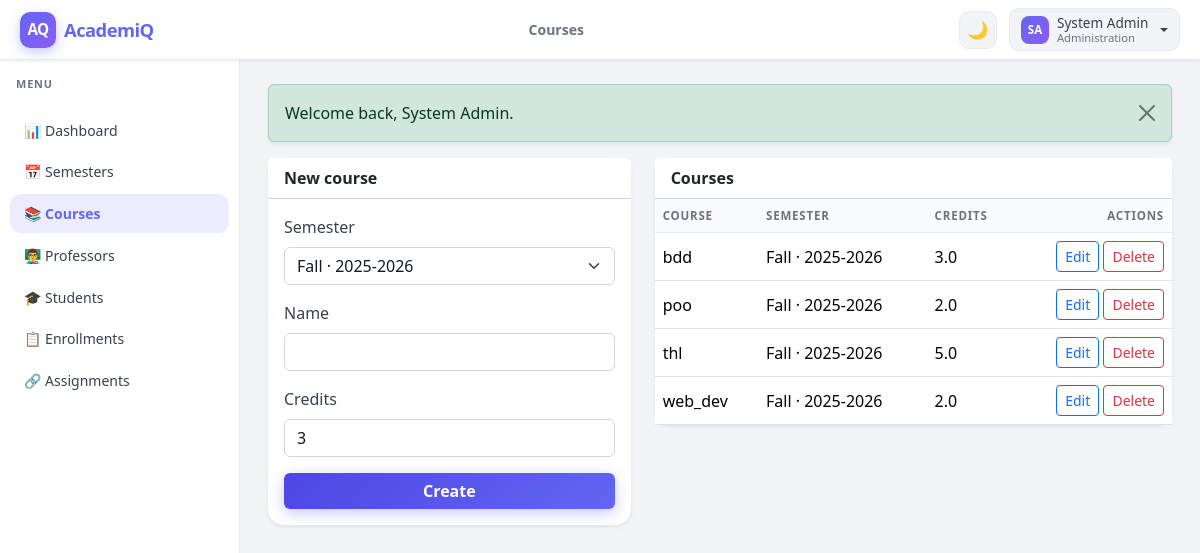
/index.php?page=admin_courses (signed in), run on the app's committed database.
### tables this page shows
CREATE TABLE `courses` (
  `id` int unsigned NOT NULL AUTO_INCREMENT,
  `semester_id` int unsigned NOT NULL,
  `name` varchar(200) NOT NULL,
  `credits` decimal(4,1) unsigned NOT NULL DEFAULT '3.0',
  PRIMARY KEY (`id`),
  KEY `idx_courses_semester` (`semester_id`),
  CONSTRAINT `fk_courses_semester` FOREIGN KEY (`semester_id`) REFERENCES `semesters` (`id`) ON DELETE RESTRICT ON UPDATE CASCADE
);

CREATE TABLE `semesters` (
  `id` int unsigned NOT NULL AUTO_INCREMENT,
  `label` varchar(120) NOT NULL,
  `academic_year` varchar(20) NOT NULL,
  `is_active` tinyint(1) NOT NULL DEFAULT '0',
  PRIMARY KEY (`id`),
  UNIQUE KEY `uq_semesters_label_year` (`label`,`academic_year`)
);

### controllers/AdminController.php (called while the page is built, shortened)
<?php
final class AdminController
{
    public function courses(): void
    {
        $editId = isset($_GET['edit']) ? (int) $_GET['edit'] : null;
        $edit = $editId ? Course::find($editId) : null;
        $stmt = Database::pdo()->query(
            'SELECT c.*, s.label AS semester_label, s.academic_year
             FROM courses c
             INNER JOIN semesters s ON s.id = c.semester_id
             ORDER BY s.academic_year DESC, s.label, c.name'
        );
        $courses = $stmt->fetchAll();
        $this->render('admin/courses', [
            'title' => 'Courses',
            'courses' => $courses,
            'semesters' => Semester::all(),
            'edit' => $edit,
        ]);
    }
    private function render(string $view, array $data): void
    {
        require __DIR__ . '/../views/layouts/admin.php';
    }
}

### index.php (called while the page is built, shortened)
<?php
$page = isset($_GET['page']) ? preg_replace('/[^a-z0-9_]/', '', (string) $_GET['page']) : 'home';
$routes = [
    'login' => [AuthController::class, 'login'],
    'logout' => [AuthController::class, 'logout'],
    'admin_dashboard' => [AdminController::class, 'dashboard'],
    'admin_semesters' => [AdminController::class, 'semesters'],
    'admin_courses' => [AdminController::class, 'courses'],
    'admin_professors' => [AdminController::class, 'professors'],
    'admin_students' => [AdminController::class, 'students'],
    'admin_enrollments' => [AdminController::class, 'enrollments'],
    'admin_assignments' => [AdminController::class, 'assignments'],
    'professor_grades' => [ProfessorController::class, 'grades'],
    'student_dashboard' => [StudentController::class, 'dashboard'],
    'student_history' => [StudentController::class, 'history'],
];
[$class, $method] = $routes[$page];
$controller = new $class();
$controller->$method();

### core/Database.php (called while the page is built, shortened)
<?php
final class Database
{
    private static ?\PDO $pdo = null;
    public static function init(array $dbConfig): void
    {
        $dsn = sprintf(
            'mysql:host=%s;port=%d;dbname=%s;charset=%s',
            $dbConfig['host'],
            $dbConfig['port'],
            $dbConfig['name'],
            $dbConfig['charset']
        );
        self::$pdo = new \PDO($dsn, $dbConfig['user'], $dbConfig['pass'], [
            \PDO::ATTR_ERRMODE => \PDO::ERRMODE_EXCEPTION,
            \PDO::ATTR_DEFAULT_FETCH_MODE => \PDO::FETCH_ASSOC,
        ]);
    }
    public static function pdo(): \PDO
    {
        return self::$pdo;
    }
}

### models/Semester.php (called while the page is built, shortened)
<?php
final class Semester
{
    public static function all(): array
    {
        $stmt = Database::pdo()->query(
            'SELECT * FROM semesters ORDER BY academic_year DESC, label ASC'
        );
        return $stmt->fetchAll();
    }
}

### core/helpers.php (called while the page is built, shortened)
<?php
function e(?string $value): string
{
    return htmlspecialchars((string) $value, ENT_QUOTES | ENT_SUBSTITUTE, 'UTF-8');
}
function base_path(): string
{
    static $path;
    if ($path === null) {
        $path = rtrim(str_replace('\\', '/', dirname($_SERVER['SCRIPT_NAME'] ?? '/')), '/');
        if ($path === '' || $path === '.') {
            $path = '';
        }
    }
    return $path;
}
function url(string $page, array $params = []): string
{
    $params = array_merge(['page' => $page], $params);
    return base_path() . '/index.php?' . http_build_query($params);
}

### views/admin/courses.php (the view, shortened to what this page needs)
<div class="row g-4">
    <div class="col-lg-5">
        <div class="card border-0 shadow-sm h-100">
            <div class="card-header bg-white fw-semibold"><?= $edit ? 'Edit course' : 'New course' ?></div>
            <div class="card-body">
                <?php if ($edit): ?>
                    <form method="post" class="vstack gap-3">
                        <input type="hidden" name="action" value="update">
                        <input type="hidden" name="id" value="<?= e((string) $edit['id']) ?>">
                        <div>
                            <label class="form-label">Semester</label>
                            <select class="form-select" name="semester_id" required>
                                <?php foreach ($semesters as $s): ?>
                                    <option value="<?= e((string) $s['id']) ?>" <?= ((int) $edit['semester_id'] === (int) $s['id']) ? 'selected' : '' ?>>
                                        <?= e((string) $s['label']) ?> · <?= e((string) $s['academic_year']) ?>
                                    </option>
                                <?php endforeach; ?>
                            </select>
                        </div>
                        <div>
                            <label class="form-label">Name</label>
                            <input class="form-control" name="name" value="<?= e((string) $edit['name']) ?>" required>
                        </div>
                        <div>
                            <label class="form-label">Credits</label>
                            <input class="form-control" type="number" min="0" max="5" step="1" name="credits" value="<?= e((string) $edit['credits']) ?>" required>
                        </div>
                        <div class="d-flex gap-2">
                            <button class="btn btn-primary">Save</button>
                            <a class="btn btn-outline-secondary" href="<?= e(url('admin_courses')) ?>">Cancel</a>
                        </div>
                    </form>
                <?php else: ?>
                    <form method="post" class="vstack gap-3">
                        <div>
                            <label class="form-label">Semester</label>
                            <select class="form-select" name="semester_id" required>
                                <?php foreach ($semesters as $s): ?>
                                    <option value="<?= e((string) $s['id']) ?>">
                                        <?= e((string) $s['label']) ?> · <?= e((string) $s['academic_year']) ?>
                                    </option>
                                <?php endforeach; ?>
                            </select>
                        </div>
                        <div>
                            <label class="form-label">Name</label>
                            <input class="form-control" name="name" required>
                        </div>
                        <div>
                            <label class="form-label">Credits</label>
                            <input class="form-control" type="number" step="1" min="1" max="5" name="credits" value="3" required>
                        </div>
                        <button class="btn btn-primary">Create</button>
                    </form>
                <?php endif; ?>
            </div>
        </div>
    </div>
    <div class="col-lg-7">
        <div class="card border-0 shadow-sm">
            <div class="card-header bg-white fw-semibold">Courses</div>
            <div class="table-responsive">
                <table class="table table-hover align-middle mb-0 data-table">
                    <thead>
                    <tr>
                        <th>Course</th>
                        <th>Semester</th>
                        <th>Credits</th>
                        <th class="text-end">Actions</th>
                    </tr>
                    </thead>
                    <tbody>
                    <?php foreach ($courses as $c): ?>
                        <tr>
                            <td><?= e((string) $c['name']) ?></td>
                            <td><?= e((string) $c['semester_label']) ?> · <?= e((string) $c['academic_year']) ?></td>
                            <td><?= e((string) $c['credits']) ?></td>
                            <td class="text-end text-nowrap">
                                <a class="btn btn-sm btn-outline-primary" href="<?= e(url('admin_courses', ['edit' => (string) $c['id']])) ?>">Edit</a>
                                <form method="post" class="d-inline" onsubmit="return confirm('Delete course?');">
                                    <button class="btn btn-sm btn-outline-danger" type="submit">Delete</button>
                                </form>
                            </td>
                        </tr>
                    <?php endforeach; ?>
                    </tbody>
                </table>
            </div>
        </div>
    </div>
</div>

### public/css/app.css (style rules this page uses)
:root { --app-bg: #f3f4f8; --sidebar-bg: #ffffff; --sidebar-border: #e8eaf0; --navbar-bg: #ffffff; --navbar-border: #e8eaf0; --card-bg: #ffffff; --card-border: #e8eaf0; --text-primary: #111827; --text-secondary: #374151; --text-muted: #6b7280; --accent: #6366f1; --accent-2: #8b5cf6; --table-head-bg: #fafbff; --table-hover: rgba(99, 102, 241, 0.04); --input-bg: #ffffff; --input-border: #d1d5db; --nav-link-color: #374151; --nav-link-hover-bg: rgba(99, 102, 241, 0.08); --nav-link-hover-color: #312e81; --topbar-bg: rgba(255,255,255,0.9); --shadow-sm: 0 1px 3px rgba(15,23,42,0.08); --shadow-md: 0 4px 16px rgba(15,23,42,0.08); --shadow-lg: 0 12px 30px rgba(15,23,42,0.12); }
html, body { min-height: 100%; }
body.app-body { margin: 0; background: var(--app-bg); color: var(--text-primary) !important; font-family: system-ui, -apple-system, "Segoe UI", Roboto, "Helvetica Neue", Arial, sans-serif; transition: background 0.3s ease, color 0.3s ease; }
.card { border-radius: 1rem; background: var(--card-bg) !important; border-color: var(--card-border) !important; transition: box-shadow 0.2s ease, transform 0.2s ease; }
.data-table thead th { font-size: 0.72rem; text-transform: uppercase; letter-spacing: 0.07em; color: var(--text-muted); border-bottom-color: var(--card-border) !important; background: var(--table-head-bg); }
.data-table tbody tr { transition: background 0.15s ease; color: var(--text-secondary); }
.form-control, .form-select { background-color: var(--input-bg) !important; border-color: var(--input-border) !important; color: var(--text-primary) !important; transition: border-color 0.15s ease, box-shadow 0.15s ease; }
.form-label { color: var(--text-secondary); font-weight: 500; }
.form-control::placeholder { color: var(--text-muted); }
.btn-primary { background: linear-gradient(135deg, #4f46e5, #6366f1); border: none; box-shadow: 0 4px 14px rgba(79,70,229,0.3); font-weight: 600; }

### data on the page
courses: name "bdd", semester.label "Fall", semester.academic_year "2025-2026", credits "3.0"
courses: name "poo", semester.label "Fall", semester.academic_year "2025-2026", credits "2.0"
courses: name "thl", semester.label "Fall", semester.academic_year "2025-2026", credits "5.0"
courses: name "web_dev", semester.label "Fall", semester.academic_year "2025-2026", credits "2.0"

### other printed values
$title "Courses"
$initials ?: '?' "SA"
$name "System Admin"
$roleLabel "Administration"
$msg "Welcome back, System Admin."
form field semester_id "Fall · 2025-2026"
